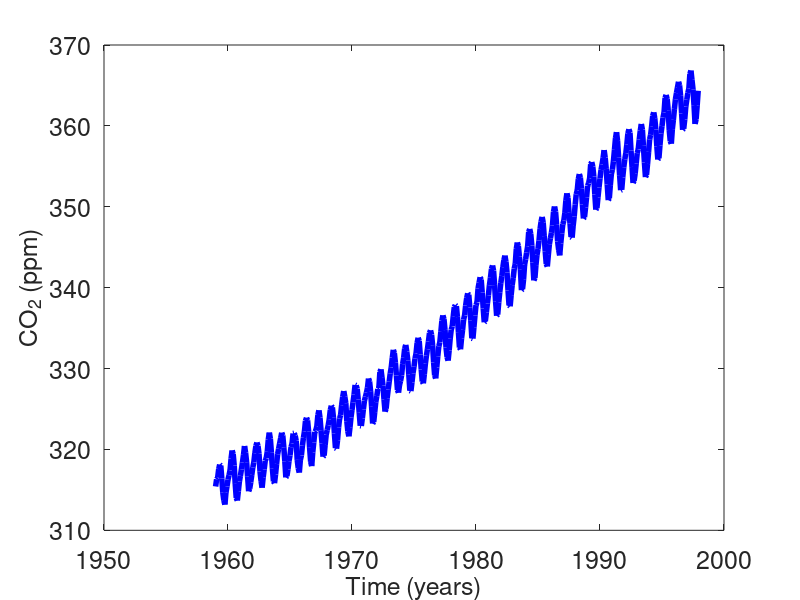

The MATLAB script that drew this image:
dat = csvread('mauna_loa.csv',1,0);

time = dat(:,1);
co2 = dat(:,2);

plot(time,co2,'b','LineWidth', 4);
set(gca,'FontSize',18);
xlabel('Time (years)','FontSize',18);
ylabel('CO_2 (ppm)','FontSize',18);